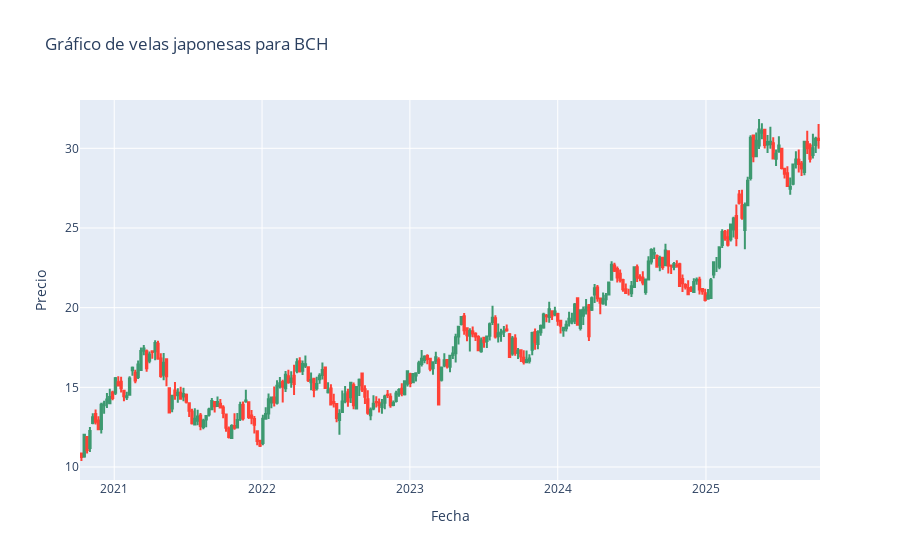

Notebook cell for this chart:
### Markdown cell above
---
<div style="text-align: center;">
    <h2><strong>Banco de Chile</strong></h2>
    <h3>Ticker: BCH</h3>
</div>

### Code cell
# Selecciona el ticker que quieres analizar
ticker = tickers[4]  # Por ejemplo, el primero de la lista

# Si descargaste los datos en formato multi-index, selecciona el ticker así:
df_ticker = data.xs(ticker, axis=1, level=1)
df_ticker = df_ticker.dropna()
# Graficar precios de apertura y cierre
fig = go.Figure(data=[
    go.Candlestick(
        x=df_ticker.index,
        open=df_ticker['Open'],
        high=df_ticker['High'],
        low=df_ticker['Low'],
        close=df_ticker['Close'],
        name='Precio'
    )
])

fig.update_layout(
    title=f'Gráfico de velas japonesas para {ticker}',
    xaxis_title='Fecha',
    yaxis_title='Precio',
    xaxis_rangeslider_visible=False
)

fig.show()

# Calcular variaciones
# Variación semanal (última semana vs anterior)
var_semana = (df_ticker['Close'].iloc[-1] - df_ticker['Close'].iloc[-2])/df_ticker['Close'].iloc[-2] * 100
# Variación mensual (último vs hace 4 semanas)
var_mes = (df_ticker['Close'].iloc[-1] - df_ticker['Close'].iloc[-5])/df_ticker['Close'].iloc[-5] * 100
# Variación anual (último vs hace 52 semanas)
var_anio = (df_ticker['Close'].iloc[-1] - df_ticker['Close'].iloc[-53])/df_ticker['Close'].iloc[-53] * 100

print(f"Variación semanal: {var_semana:.2f}%")
print(f"Variación mensual: {var_mes:.2f}%")
print(f"Variación anual  : {var_anio:.2f}%")

### Figure 1 — Plotly figure (JSON) as saved in the notebook; plotly's stock layout.template omitted (floating-point values rounded to 4 significant figures; data arrays with more than 128 entries replaced by an {"elided": "..."} marker saying what was removed)
{"data": [{"close": {"elided": "261 float values"}, "high": {"elided": "261 float values"}, "low": {"elided": "261 float values"}, "name": "Precio", "open": {"elided": "261 float values"}, "type": "candlestick", "x": {"elided": "261 str values"}}], "layout": {"title": {"text": "Gráfico de velas japonesas para BCH"}, "xaxis": {"rangeslider": {"visible": false}, "title": {"text": "Fecha"}}, "yaxis": {"title": {"text": "Precio"}}}}
